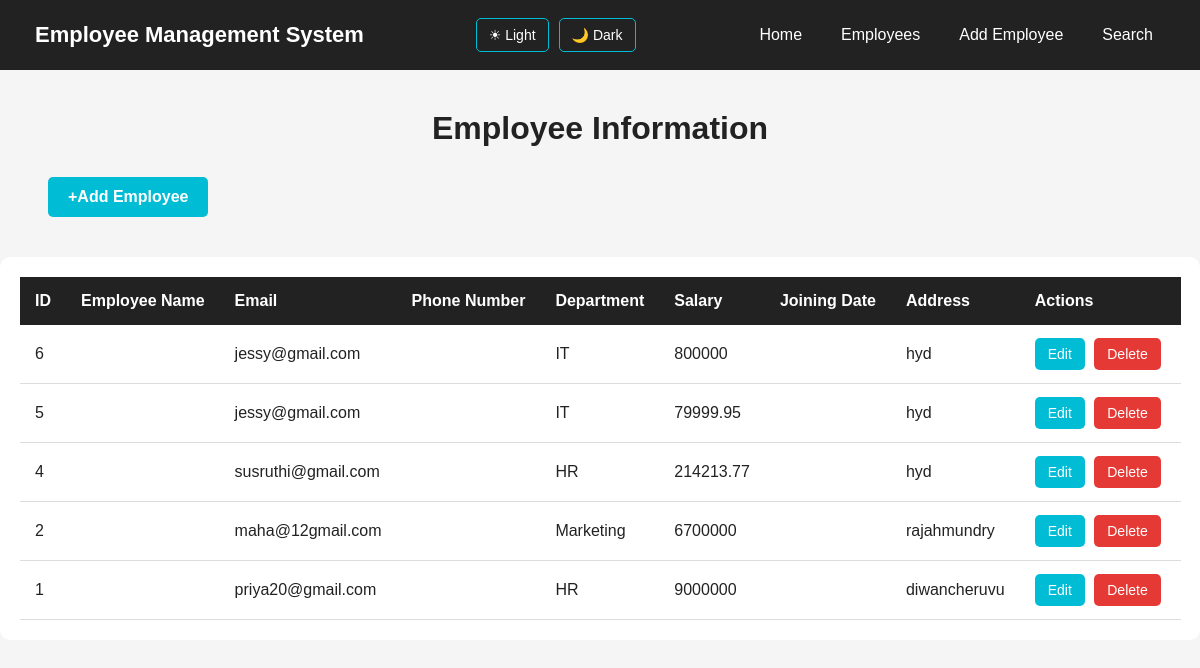
Page /employees (signed in) on the committed database.
### tables this page shows
CREATE TABLE employees(
               id INTEGER PRIMARY KEY AUTOINCREMENT,
               employeename TEXT NOT NULL,
               email TEXT NOT NULL,
               phonenumber TEXT NOT NULL,
               department TEXT NOT NULL,
               Salary TEXT NOT NULL,
               joiningdate TEXT NOT NULL,
               Address TEXT
               );

### server.py (the view)
@app.route("/employees")
def employees():
    if not login_required():
       return redirect("/login")
    connection = get_database_connection()
    cursor = connection.cursor()
    cursor.execute("""
        SELECT *
        FROM employees
        ORDER BY id DESC
    """)
    employees = cursor.fetchall()
    connection.close()
    theme = request.cookies.get(
        "theme",
        "light"
    )
    return render_template(
        "employees.html",
        employees=employees,
        theme=theme
    )

### server.py (called while the page is built)
def get_database_connection():
    connection = sqlite3.connect("users.db")
    connection.row_factory = sqlite3.Row
    return connection

def login_required():
    return "user_id" in session

### templates/employees.html (shortened to what this page needs)
    <!DOCTYPE html>
<html lang="en">
<head>
</head>
<body class="{{ theme }}">
    <nav class="navbar">
        <div class="logo">
            Employee Management System
        </div>
        <div class="theme-buttons">
            <a href="/set-theme/light">
                ☀ Light
            </a>
            <a href="/set-theme/dark">
                🌙 Dark
            </a>
        </div>
        <ul class="nav-links">
            <li>
                <a href="/">
                    Home
                </a>
            </li>
            <li>
                <a href="/employees">
                    Employees
                </a>
            </li>
            <li>
                <a href="/add-employee">
                    Add Employee
                </a>
            </li>
            <li>
                <a href="/search">
                    Search
                </a>
            </li>
        </ul>
    </nav>
    <div class="container">
        <h1>Employee Information</h1>
        <a href="/add-employee"
        class="add-btn">+Add Employee</a>
        </div>
        <div class="table-container">
        <table>
            <thead>
                <tr>
                    <th>ID</th>
                    <th>Employee Name</th>
                    <th>Email</th>
                    <th>Phone Number</th>
                    <th>Department</th>
                    <th>Salary</th>
                    <th>Joining Date</th>
                    <th>Address</th>
                    <th>Actions</th>
                </tr>
            </thead>
            <tbody>
                {% if employees %}
                    {% for employee in employees %}
                    <tr>
                        <td>{{ employee["id"] }}</td>
                        <td>{{ employee["name"] }}</td>
                        <td>{{ employee["email"] }}</td>
                        <td>{{ employee["phone"] }}</td>
                        <td>{{ employee["department"] }}</td>
                        <td>{{ employee["salary"] }}</td>
                        <td>{{ employee["joining_date"] }}</td>
                        <td>{{ employee["address"] }}</td>
                        <td class="actions">
                            <a
                                href="/edit-employee/{{ employee['id'] }}"
                                class="edit-btn">
                                Edit
                            </a>
                            <a
                                href="/delete-employee/{{ employee['id'] }}"
                                class="delete-btn"
                                onclick="return confirm('Are you sure you want to delete this employee?')">
                                Delete
                            </a>
                        </td>
                    </tr>
                    {% endfor %}
                {% else %}
                    <tr>
                        <td colspan="9" class="no-employees">
                            No employees found
                        </td>
                    </tr>
                {% endif %}
            </tbody>
        </table>
    </div>
</body>
</html>

### templates/employees.html (style rules this page uses)
* { margin: 0; padding: 0; box-sizing: border-box; }
body { font-family: Arial, sans-serif; min-height: 100vh; transition: background-color 0.3s, color 0.3s; }
body.light { background-color: #f5f5f5; color: #222; }
body.light .table-container { background-color: white; color: #222; }
body.light td { color: #222; border-bottom: 1px solid #ddd; }
.navbar { background-color: #222; min-height: 70px; padding: 0 35px; display: flex; align-items: center; justify-content: space-between; gap: 20px; }
.logo { color: white; font-size: 22px; font-weight: bold; white-space: nowrap; }
.theme-buttons { display: flex; align-items: center; gap: 10px; }
.theme-buttons a { color: white; text-decoration: none; border: 1px solid #00bcd4; padding: 8px 12px; border-radius: 5px; font-size: 14px; transition: 0.3s; }
.nav-links { display: flex; align-items: center; gap: 15px; list-style: none; }
.nav-links a { color: white; text-decoration: none; font-size: 16px; padding: 10px 12px; border-radius: 5px; transition: 0.3s; }
.container { width: 92%; max-width: 1400px; margin: 40px auto; }
h1 { text-align: center; margin-bottom: 30px; font-size: 32px; }
.add-btn { display: inline-block; background-color: #00bcd4; color: white; text-decoration: none; padding: 11px 20px; border-radius: 5px; font-size: 16px; font-weight: bold; transition: 0.3s; }
.table-container { padding: 20px; border-radius: 10px; overflow-x: auto; transition: background-color 0.3s, color 0.3s; }
table { width: 100%; border-collapse: collapse; min-width: 1100px; }
thead { background-color: #222; }
th { color: white; padding: 15px; text-align: left; white-space: nowrap; }
td { padding: 13px 15px; white-space: nowrap; transition: background-color 0.3s, color 0.3s; }
.actions { white-space: nowrap; }
.edit-btn, .delete-btn { display: inline-block; color: white; text-decoration: none; padding: 8px 13px; border-radius: 5px; font-size: 14px; margin-right: 5px; transition: 0.3s; }
.edit-btn { background-color: #00bcd4; }
.delete-btn { background-color: #e53935; }

### rows in the picture
employees: id "6", email "jessy@gmail.com", department "IT", salary "800000", address "hyd"
employees: id "5", email "jessy@gmail.com", department "IT", salary "79999.95", address "hyd"
employees: id "4", email "susruthi@gmail.com", department "HR", salary "214213.77", address "hyd"
employees: id "2", email "maha@12gmail.com", department "Marketing", salary "6700000", address "rajahmundry"
employees: id "1", email "priya20@gmail.com", department "HR", salary "9000000", address "diwancheruvu"
